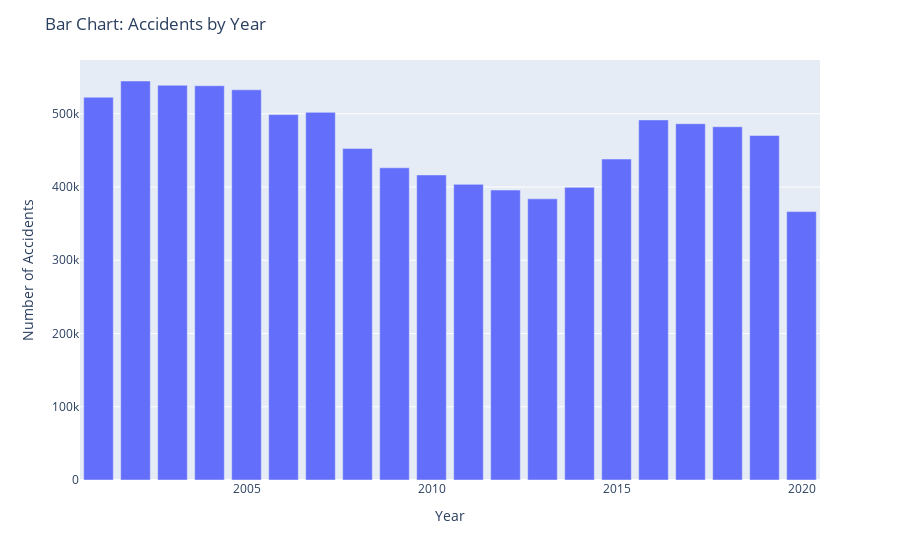

Here is the notebook cell this chart was saved with:
### Code cell
arr = np.array(df_fetch)
arr = arr.astype('int32')

f = px.bar(x=arr[:,0], y=arr[:,1])

f.update_layout(
    title='Bar Chart: Accidents by Year',
    xaxis_title="Year",
    yaxis_title="Number of Accidents")

### Figure 1 — Plotly figure (JSON) as saved in the notebook; plotly's stock layout.template omitted (floating-point values rounded to 4 significant figures)
{"data": [{"alignmentgroup": "True", "hovertemplate": "x=%{x}<br>y=%{y}<extra></extra>", "legendgroup": "", "marker": {"color": "#636efa", "pattern": {"shape": ""}}, "name": "", "offsetgroup": "", "orientation": "v", "showlegend": false, "textposition": "auto", "type": "bar", "x": [2001, 2002, 2003, 2004, 2005, 2006, 2007, 2008, 2009, 2010, 2011, 2012, 2013, 2014, 2015, 2016, 2017, 2018, 2019, 2020], "xaxis": "x", "y": [522562, 544741, 538954, 538295, 532725, 498846, 501908, 452595, 426228, 416490, 403629, 395901, 383840, 399565, 438169, 491619, 486432, 482296, 470352, 366417], "yaxis": "y"}], "layout": {"barmode": "relative", "legend": {"tracegroupgap": 0}, "margin": {"t": 60}, "title": {"text": "Bar Chart: Accidents by Year"}, "xaxis": {"anchor": "y", "domain": [0, 1], "title": {"text": "Year"}}, "yaxis": {"anchor": "x", "domain": [0, 1], "title": {"text": "Number of Accidents"}}}}
